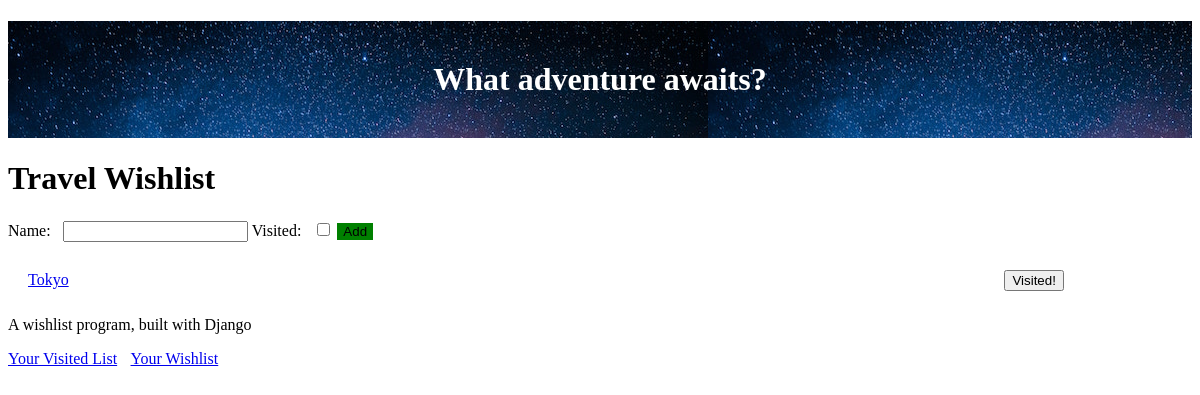
Before: / (signed in) with the older database file.
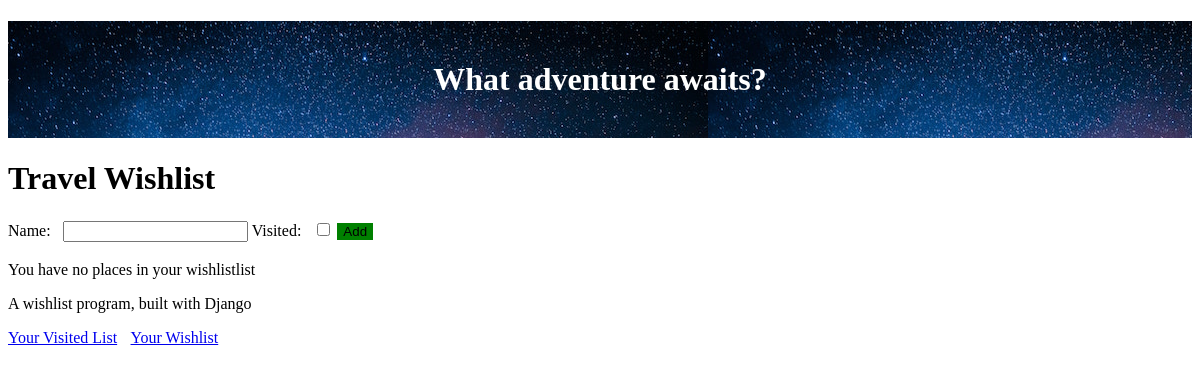
After: the same page with the newer database file.
### travel_wishlist/models.py (models this page shows, shortened)
class Place(models.Model):
    user = models.ForeignKey('auth.User', null=False, on_delete=models.CASCADE)
    name = models.CharField(max_length=200)#Max length of title
    visited = models.BooleanField(default=False)#True/False field
    notes = models.TextField(blank=True, null=True)
    date_visited = models.DateField(blank=True, null=True)
    photo = models.ImageField(upload_to='user_images/', blank=True, null=True)

### travel_wishlist/views.py (the view, shortened to what this page needs)
# urls.py: path('', views.place_list, name = 'place_list'),#creates place_list url
@login_required #one user name required
def place_list(request):
    places = Place.objects.filter(user=request.user, visited = False).order_by('name')
    new_place_form = NewPlaceForm()
    return render(request, 'travel_wishlist/wishlist.html', {'places':places, 'new_place_form': new_place_form})

### travel_wishlist/forms.py
class NewPlaceForm(forms.ModelForm):
    class Meta:
        model = Place
        fields = ('name', 'visited')

### travel_wishlist/templates/travel_wishlist/wishlist.html (shortened to what this page needs)
{% extends 'travel_wishlist/base.html' %}
{% block content %}
<h1>Travel Wishlist</h1>
<form method="POST" action="{% url 'place_list' %}">
    {{ new_place_form }}
    <button id="add-new-place" type="submit">Add</button>
</form>
{% for place in places %}
<div class="wishlist-place">
    <span class = place-name>
        <a href="{% url 'place_details' place.id %}">{{ place.name }}</a>
    </span>
    <form class="visited-form" method="POST" action="{% url 'place_was_visited' place.id %}">
        <button>Visited!</button>
    </form>
</div>
{% empty %}
<p>You have no places in your wishlistlist</p>
{% endfor %}
{% endblock %}

Changed rows visible on the page:
no longer on this page (row edited): Place: name "Tokyo"
Other visible differences:
text now shown: "You have no places in your wishlistlist"
